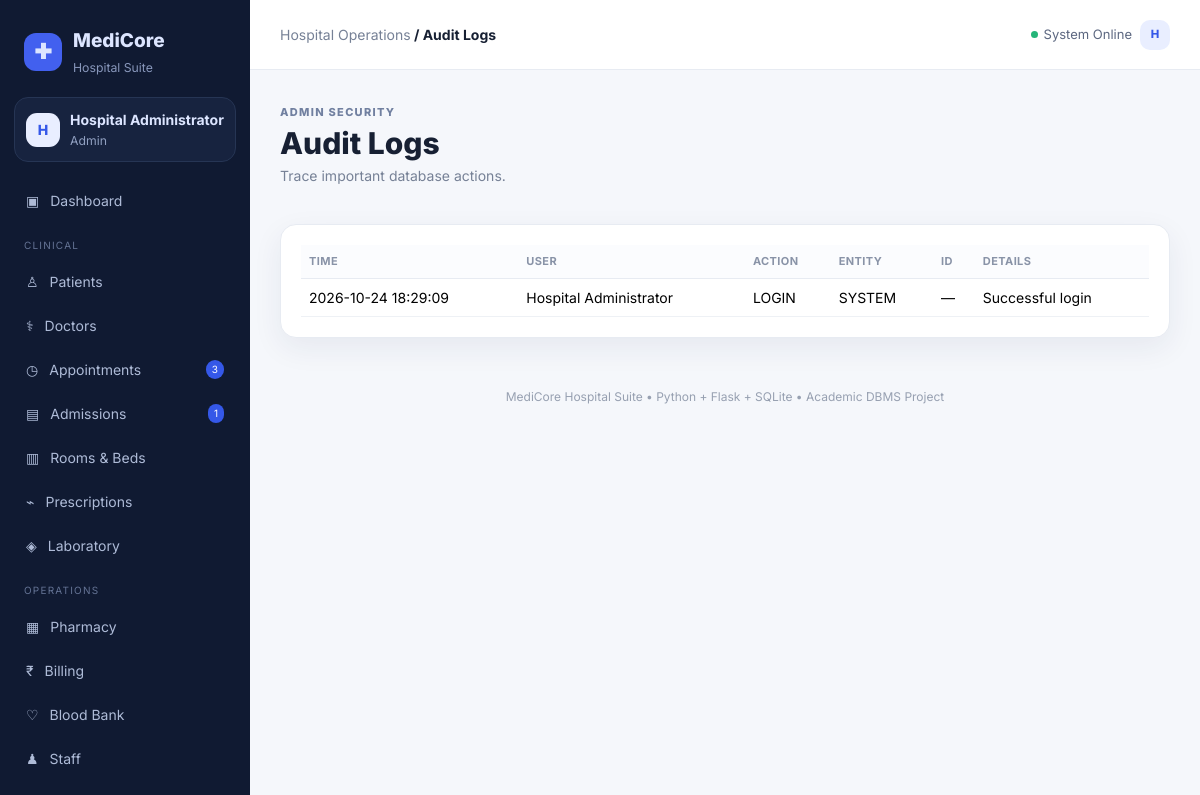
Screenshot of /audit-logs (signed in) with the database file from the repository.
### tables this page shows
CREATE TABLE users(
 user_id INTEGER PRIMARY KEY AUTOINCREMENT, username TEXT UNIQUE NOT NULL, password TEXT NOT NULL,
 full_name TEXT NOT NULL, role TEXT NOT NULL CHECK(role IN('Admin','Staff')), department TEXT,
 is_active INTEGER DEFAULT 1, created_at TEXT DEFAULT CURRENT_TIMESTAMP
);

CREATE TABLE audit_logs(
 log_id INTEGER PRIMARY KEY AUTOINCREMENT,user_id INTEGER,action TEXT,entity TEXT,entity_id INTEGER,
 details TEXT,created_at TEXT DEFAULT CURRENT_TIMESTAMP,
 FOREIGN KEY(user_id) REFERENCES users(user_id)
);

### app.py (the view)
@app.route("/audit-logs")
@admin_required
def audit_logs():
    rows=query("""SELECT a.*,u.full_name FROM audit_logs a LEFT JOIN users u ON a.user_id=u.user_id
                  ORDER BY a.log_id DESC LIMIT 250""")
    return render_template("audit.html",logs=rows)

### app.py (called while the page is built)
def get_db():
    conn = sqlite3.connect(DB_PATH)
    conn.row_factory = sqlite3.Row
    conn.execute("PRAGMA foreign_keys = ON")
    conn.execute("PRAGMA journal_mode = WAL")
    return conn

def query(sql, params=()):
    conn = get_db()
    cur = conn.execute(sql, params)
    rows = [dict(r) for r in cur.fetchall()]
    conn.close()
    return rows

def one(sql, params=()):
    conn = get_db()
    row = conn.execute(sql, params).fetchone()
    result = dict(row) if row else None
    conn.close()
    return result

def admin_required(fn):
    @wraps(fn)
    def wrapper(*args, **kwargs):
        if session.get("role") != "Admin":
            flash("Admin access required.", "danger")
            return redirect(url_for("dashboard"))
        return fn(*args, **kwargs)
    return wrapper

@app.context_processor
def globals():
    return {
        "current_date": date.today(),
        "app_name": "MediCore Hospital",
        "nav_count": {
            "pending": one("SELECT COUNT(*) c FROM appointments WHERE status='Scheduled'")["c"],
            "admitted": one("SELECT COUNT(*) c FROM admissions WHERE status='Admitted'")["c"]
        }
    }

### templates/audit.html
{% extends "base.html" %}{% block title %}Audit Logs{% endblock %}
{% block content %}<div class="page-head"><div><span class="eyebrow">ADMIN SECURITY</span><h1>Audit Logs</h1><p class="muted">Trace important database actions.</p></div></div><div class="panel"><div class="table-responsive"><table class="table"><tr><th>Time</th><th>User</th><th>Action</th><th>Entity</th><th>ID</th><th>Details</th></tr>{% for x in logs %}<tr><td>{{x.created_at}}</td><td>{{x.full_name or 'System'}}</td><td>{{x.action}}</td><td>{{x.entity}}</td><td>{{x.entity_id or '—'}}</td><td>{{x.details}}</td></tr>{% endfor %}</table></div></div>{% endblock %}

### templates/base.html (shortened to what this page needs)
<!doctype html>
<html lang="en">
<head>
<link href="https://cdn.jsdelivr.net/npm/bootstrap@5.3.3/dist/css/bootstrap.min.css" rel="stylesheet">
<link rel="stylesheet" href="{{ url_for('static', filename='style.css') }}">
</head>
<body>
{% if session.get('user_id') %}
<div class="app-shell">
<aside class="sidebar">
  <div class="brand"><div class="brand-mark">✚</div><div><div class="brand-name">MediCore</div><small>Hospital Suite</small></div></div>
  <div class="profile-chip"><div class="avatar">{{ session.get('full_name','U')[0] }}</div><div><b>{{ session.get('full_name') }}</b><small>{{ session.get('role') }}</small></div></div>
  <nav class="nav-menu">
    <a class="nav-link" href="{{url_for('dashboard')}}">▣ <span>Dashboard</span></a>
    <div class="nav-section">CLINICAL</div>
    <a class="nav-link" href="{{url_for('patients')}}">♙ <span>Patients</span></a>
    <a class="nav-link" href="{{url_for('doctors')}}">⚕ <span>Doctors</span></a>
    <a class="nav-link" href="{{url_for('appointments')}}">◷ <span>Appointments</span>{% if nav_count.pending %}<em>{{nav_count.pending}}</em>{% endif %}</a>
    <a class="nav-link" href="{{url_for('admissions')}}">▤ <span>Admissions</span>{% if nav_count.admitted %}<em>{{nav_count.admitted}}</em>{% endif %}</a>
    <a class="nav-link" href="{{url_for('rooms')}}">▥ <span>Rooms & Beds</span></a>
    <a class="nav-link" href="{{url_for('prescriptions')}}">⌁ <span>Prescriptions</span></a>
    <a class="nav-link" href="{{url_for('labs')}}">◈ <span>Laboratory</span></a>
    <div class="nav-section">OPERATIONS</div>
    <a class="nav-link" href="{{url_for('medicines')}}">▦ <span>Pharmacy</span></a>
    <a class="nav-link" href="{{url_for('bills')}}">₹ <span>Billing</span></a>
    <a class="nav-link" href="{{url_for('blood_bank')}}">♡ <span>Blood Bank</span></a>
    <a class="nav-link" href="{{url_for('staff')}}">♟ <span>Staff</span></a>
    <a class="nav-link" href="{{url_for('departments')}}">⌘ <span>Departments</span></a>
  </nav>
</aside>
<section class="main-panel">
<header class="topbar"><div><span class="muted">Hospital Operations</span><strong> / {{ self.title() }}</strong></div><div class="top-actions"><span class="live-dot"></span> System Online <span class="avatar small">{{ session.get('full_name','U')[0] }}</span></div></header>
<main class="page-wrap">
{% block content %}{% endblock %}
</main>
<footer class="footer">MediCore Hospital Suite • Python + Flask + SQLite • Academic DBMS Project</footer>
</section>
</div>
{% endif %}
</body>
</html>

### static/style.css (style rules this page uses)
:root { --bg:#f5f7fb;--panel:#fff;--text:#172033;--muted:#768196;--line:#e7ebf2;--primary:#3558e8;--navy:#1a2550;--shadow:0 10px 30px rgba(30,42,80,.07) }
* { box-sizing:border-box }
body { margin:0;background:var(--bg);color:var(--text);font-family:Inter,system-ui,sans-serif;font-size:14px }
.app-shell { min-height:100vh;display:flex }
.sidebar { width:250px;background:#101a32;color:#dce5ff;padding:20px 14px;display:flex;flex-direction:column;position:fixed;inset:0 auto 0 0;overflow:auto }
.main-panel { margin-left:250px;width:calc(100% - 250px);min-height:100vh }
.brand { display:flex;align-items:center;gap:11px;padding:7px 10px 20px }
.brand-mark { width:38px;height:38px;border-radius:12px;background:#4260ef;display:grid;place-items:center;font-size:21px;font-weight:800 }
.brand-name { font-weight:800;font-size:19px }
.brand small { color:#8897bb }
.profile-chip { background:#17233f;border:1px solid #263554;border-radius:14px;padding:11px;display:flex;align-items:center;gap:10px;margin-bottom:18px }
.profile-chip b,.profile-chip small { display:block }
.profile-chip small { color:#91a0c1;margin-top:2px }
.avatar { width:34px;height:34px;border-radius:11px;background:#e9eeff;color:#3558e8;display:grid;place-items:center;font-weight:800 }
.avatar.small { width:30px;height:30px;border-radius:10px;margin-left:8px }
.nav-menu { display:flex;flex-direction:column;gap:3px }
.nav-link { color:#aebbd7;text-decoration:none;padding:10px 12px;border-radius:10px;display:flex;align-items:center;gap:11px }
.nav-link em { margin-left:auto;background:#3558e8;color:white;border-radius:9px;font-size:10px;padding:2px 6px;font-style:normal }
.nav-section { font-size:10px;letter-spacing:1.2px;color:#647394;margin:14px 10px 5px }
.topbar { height:70px;background:white;border-bottom:1px solid var(--line);display:flex;align-items:center;justify-content:space-between;padding:0 30px;position:sticky;top:0;z-index:10 }
.muted { color:var(--muted) }
.top-actions { font-size:13px;color:#5c6780;display:flex;align-items:center }
.live-dot { width:7px;height:7px;background:#25b579;border-radius:50%;display:inline-block;margin-right:6px }
.page-wrap { padding:30px;max-width:1600px;margin:auto }
.footer { text-align:center;color:#97a0b1;font-size:12px;padding:20px }
.page-head { display:flex;align-items:flex-end;justify-content:space-between;gap:20px;margin-bottom:22px }
.eyebrow { font-size:11px;letter-spacing:1.3px;color:#7180a0;font-weight:800 }
.page-head h1 { font-size:30px;margin:4px 0;font-weight:800 }
.panel { background:var(--panel);border:1px solid var(--line);border-radius:16px;box-shadow:var(--shadow);padding:20px }
.table { --bs-table-bg:transparent;margin-bottom:0 }
.table th { font-size:11px;text-transform:uppercase;letter-spacing:.4px;color:#8993a7;background:#fbfcfe;border-bottom:1px solid var(--line) }
.table td { border-color:#eef1f5 }

### rows the page displays
users: get "Hospital Administrator"
audit_logs: created_at "2026-10-24 18:29:09", full_name "Hospital Administrator", action "LOGIN", entity "SYSTEM", entity_id "—", details "Successful login"

### other values shown
{{ session.get('full_name','U')[0] }} "H"
{{ session.get('role') }} "Admin"
{{ nav_count.pending }} "3"
{{ nav_count.admitted }} "1"
